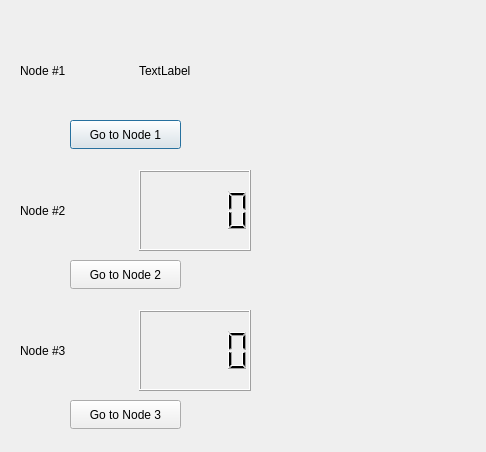
<?xml version="1.0" encoding="UTF-8"?>
<ui version="4.0">
 <class>second_window</class>
 <widget class="QDialog" name="second_window">
  <property name="geometry">
   <rect>
    <x>0</x>
    <y>0</y>
    <width>486</width>
    <height>452</height>
   </rect>
  </property>
  <property name="windowTitle">
   <string>Dialog</string>
  </property>
  <widget class="QPushButton" name="goToNode1">
   <property name="geometry">
    <rect>
     <x>70</x>
     <y>120</y>
     <width>111</width>
     <height>29</height>
    </rect>
   </property>
   <property name="text">
    <string>Go to Node 1</string>
   </property>
  </widget>
  <widget class="QPushButton" name="goToNode2">
   <property name="geometry">
    <rect>
     <x>70</x>
     <y>260</y>
     <width>111</width>
     <height>29</height>
    </rect>
   </property>
   <property name="text">
    <string>Go to Node 2</string>
   </property>
  </widget>
  <widget class="QPushButton" name="goToNode3">
   <property name="geometry">
    <rect>
     <x>70</x>
     <y>400</y>
     <width>111</width>
     <height>29</height>
    </rect>
   </property>
   <property name="text">
    <string>Go to Node 3</string>
   </property>
  </widget>
  <widget class="QWidget" name="layoutWidget">
   <property name="geometry">
    <rect>
     <x>20</x>
     <y>30</y>
     <width>231</width>
     <height>81</height>
    </rect>
   </property>
   <layout class="QHBoxLayout" name="Node1Layout">
    <item>
     <widget class="QLabel" name="labelNode1">
      <property name="text">
       <string>Node #1</string>
      </property>
     </widget>
    </item>
    <item>
     <widget class="QLabel" name="label">
      <property name="text">
       <string>TextLabel</string>
      </property>
     </widget>
    </item>
   </layout>
  </widget>
  <widget class="QWidget" name="layoutWidget">
   <property name="geometry">
    <rect>
     <x>20</x>
     <y>170</y>
     <width>231</width>
     <height>81</height>
    </rect>
   </property>
   <layout class="QHBoxLayout" name="Node2Layout">
    <item>
     <widget class="QLabel" name="labelNode2">
      <property name="text">
       <string>Node #2</string>
      </property>
     </widget>
    </item>
    <item>
     <widget class="QLCDNumber" name="Node2Temp"/>
    </item>
   </layout>
  </widget>
  <widget class="QWidget" name="layoutWidget">
   <property name="geometry">
    <rect>
     <x>20</x>
     <y>310</y>
     <width>231</width>
     <height>81</height>
    </rect>
   </property>
   <layout class="QHBoxLayout" name="Node3Layout">
    <item>
     <widget class="QLabel" name="labelNode3">
      <property name="text">
       <string>Node #3</string>
      </property>
     </widget>
    </item>
    <item>
     <widget class="QLCDNumber" name="Node3Temp"/>
    </item>
   </layout>
  </widget>
 </widget>
 <resources/>
 <connections/>
</ui>
